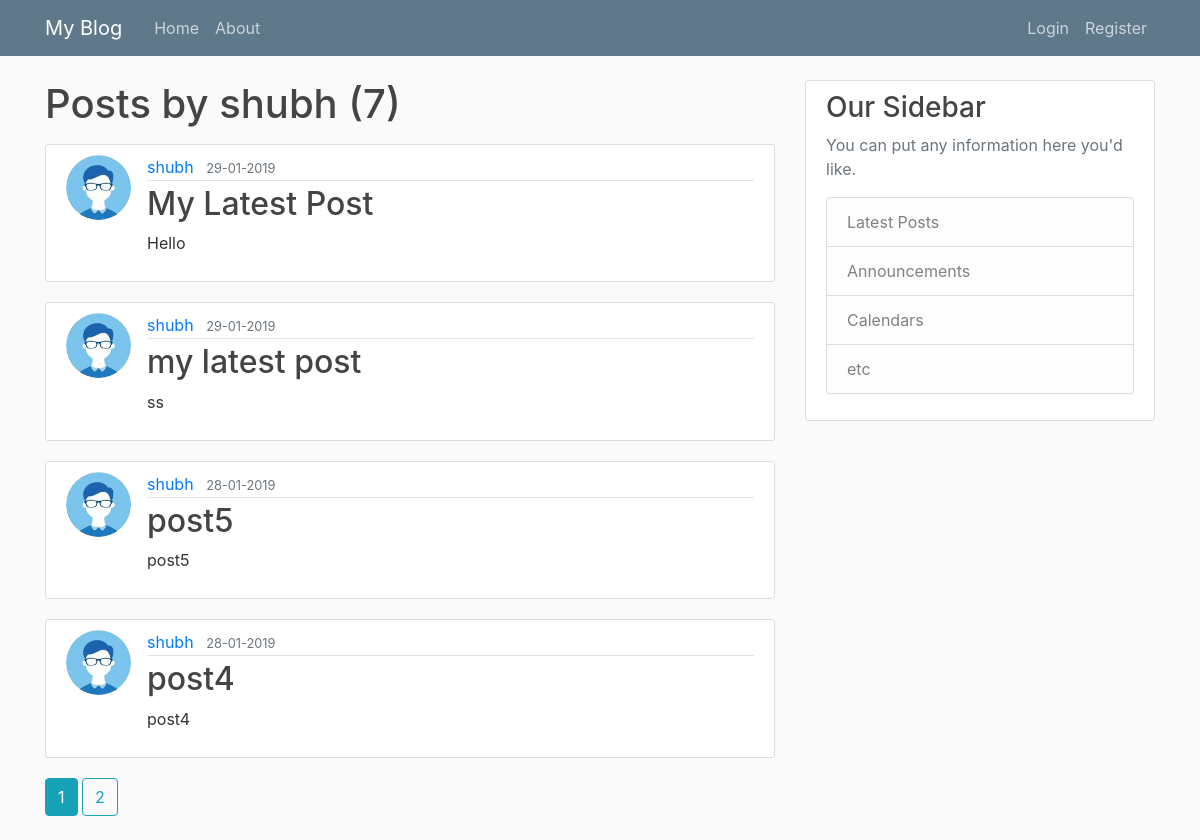
Page /user/shubh on the committed database.
### flaskblog/models.py (models this page shows, shortened)
class User(db.Model, UserMixin):
    id = db.Column(db.Integer, primary_key=True)
    username = db.Column(db.String(20), unique=True, nullable=False)
    email = db.Column(db.String(120), unique=True, nullable=False)
    image_file = db.Column(db.String(20), nullable=False, default='default.jpg')
    password = db.Column(db.String(60), nullable=False)
    posts = db.relationship('Post', backref='author', lazy=True)

class Post(db.Model):
    id = db.Column(db.Integer, primary_key=True)
    title = db.Column(db.String(100), nullable=False)
    date_posted = db.Column(db.DateTime, nullable=False, default=datetime.utcnow )
    content = db.Column(db.Text, nullable=False)
    user_id = db.Column(db.Integer, db.ForeignKey('user.id'), nullable=False)

### flaskblog/users/routes.py (the view)
@users.route('/user/<string:username>')
def user_posts(username):
   page = request.args.get('page', 1, type=int)
   user = User.query.filter_by(username=username).first_or_404()
   posts = Post.query.filter_by(author=user)\
          .order_by(Post.date_posted.desc())\
          .paginate(page=page, per_page=4)
   return render_template('user_posts.html', posts=posts, user=user)

### flaskblog/templates/user_posts.html
{% extends 'layout.html' %}
{% block content %}
    <h1 class='mb-3'>Posts by {{ user.username }} ({{ posts.total }})</h1>
    {% for post in posts.items %}
        <article class="media content-section">
          <img class="rounded-circle article-img" src="{{ url_for('static', filename='profile_pics/' + post.author.image_file) }}">
          <div class="media-body">
            <div class="article-metadata">
              <a class="mr-2" href="{{ url_for('users.user_posts', username=post.author.username) }}">{{ post.author.username }}</a>
              <small class="text-muted">{{ post.date_posted.strftime('%d-%m-%Y') }}</small>
            </div>
            <h2><a class="article-title" href="{{ url_for('posts.post', post_id=post.id) }}">{{ post.title }}</a></h2>
            <p class="article-content">{{ post.content }}</p>
          </div>
        </article>
    {% endfor %}
    {% for page_num in posts.iter_pages( left_edge=1, right_edge=1, left_current=1, right_current=2 ) %}
        {% if page_num%}
             {% if posts.page == page_num %}
                <a class= "btn btn-info mb-4" href="{{ url_for('users.user_posts', username=user.username, page=page_num) }}">{{ page_num }}</a>
             {% else %}
                 <a class= "btn btn-outline-info mb-4" href="{{ url_for('users.user_posts', username=user.username, page=page_num) }}">{{ page_num }}</a>
             {% endif %}
        {% else %}
            ...
        {% endif %}
    {% endfor %}
{% endblock content%}

### flaskblog/templates/layout.html (shortened to what this page needs)
<!DOCTYPE html>
<html>
	<head>
        <link rel="stylesheet" href="https://stackpath.bootstrapcdn.com/bootstrap/4.2.1/css/bootstrap.min.css">
        <link rel="stylesheet" type= "text/css" href="{{ url_for('static', filename='main.css')}}">
	</head>
    	<body>
        	<header class="site-header">
                  <nav class="navbar navbar-expand-md navbar-dark bg-steel fixed-top">
                    <div class="container">
                      <a class="navbar-brand mr-4" href="/">My Blog</a>
                      <div class="collapse navbar-collapse" id="navbarToggle">
                        <div class="navbar-nav mr-auto">
                          <a class="nav-item nav-link" href="{{ url_for('main.home') }}">Home</a>
                          <a class="nav-item nav-link" href="{{ url_for('main.about') }}">About</a>
                        </div>
                        <div class="navbar-nav">
                          {% if current_user.is_authenticated %}
                              <a class="nav-item nav-link" href="{{ url_for('posts.new_post') }}">New Post</a>
                              <a class="nav-item nav-link" href="{{ url_for('users.account') }}">Account</a>
                              <a class="nav-item nav-link" href="{{ url_for('users.logout') }}">Logout</a>
                          {% else %}
                              <a class="nav-item nav-link" href="{{ url_for('users.login') }}">Login</a>
                              <a class="nav-item nav-link" href="{{ url_for('users.register') }}">Register</a>
                          {% endif %}
                        </div>
                      </div>
                    </div>
                  </nav>
            </header>
        	<main role="main" class="container">
                  <div class="row">
                    <div class="col-md-8">
                      {% block content %}{% endblock %}
                    </div>
                    <div class="col-md-4">
                      <div class="content-section">
                        <h3>Our Sidebar</h3>
                        <p class='text-muted'>You can put any information here you'd like.
                          <ul class="list-group">
                            <li class="list-group-item list-group-item-light">Latest Posts</li>
                            <li class="list-group-item list-group-item-light">Announcements</li>
                            <li class="list-group-item list-group-item-light">Calendars</li>
                            <li class="list-group-item list-group-item-light">etc</li>
                          </ul>
                        </p>
                      </div>
                    </div>
                  </div>
            </main>
	</body>
</html>

### flaskblog/static/main.css (style rules this page uses)
body { background: #fafafa; color: #333333; margin-top: 5rem; }
h1, h2, h3, h4, h5, h6 { color: #444444; }
.bg-steel { background-color: #5f788a; }
.site-header .navbar-nav .nav-link { color: #cbd5db; }
.content-section { background: #ffffff; padding: 10px 20px; border: 1px solid #dddddd; border-radius: 3px; margin-bottom: 20px; }
.article-title { color: #444444; }
.article-content { white-space: pre-line; }
.article-img { height: 65px; width: 65px; margin-right: 16px; }
.article-metadata { padding-bottom: 1px; margin-bottom: 4px; border-bottom: 1px solid #e3e3e3 }

### rows in the picture
User: username "shubh"
Post: image_file (picture), author.username "shubh", date_posted "29-01-2019", title "My Latest Post", content "Hello"
Post: image_file (picture), author.username "shubh", date_posted "29-01-2019", title "my latest post", content "ss"
Post: image_file (picture), author.username "shubh", date_posted "28-01-2019", title "post5", content "post5"
Post: image_file (picture), author.username "shubh", date_posted "28-01-2019", title "post4", content "post4"

### other values in the picture
{{ posts.total }} "7"
{{ page_num }} "1"
{{ page_num }} "2"
